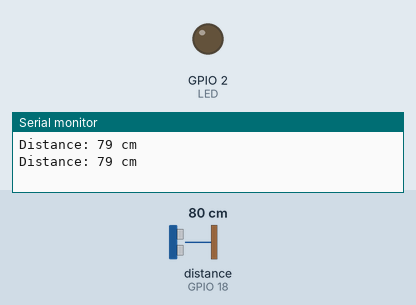
Simulated run of this sketch. Board: ESP32. Parts: output pins drawn as LEDs (lit = HIGH), the last lines printed to the serial monitor. Wiring (inferred from the names in the program): ultrasonic range finder: trigger GPIO 5; echo GPIO 18. The test bench sets the inputs (shaded band); at power-on: distance to the obstacle (sensor on GPIO 18) 80 cm. The echo pulse lasts 58.3 µs per cm; pins used as bus, display or sensor lines are not drawn.

Above: at 1.8 s.
1.9 s: distance to the obstacle (sensor on GPIO 18) set to 17 cm
3.4 s: distance to the obstacle (sensor on GPIO 18) set to 14 cm
At 5.2 s:
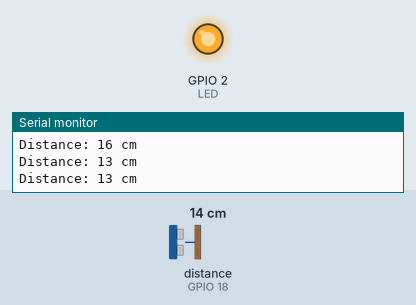
5.5 s: distance to the obstacle (sensor on GPIO 18) set to 18 cm
At 6.9 s:
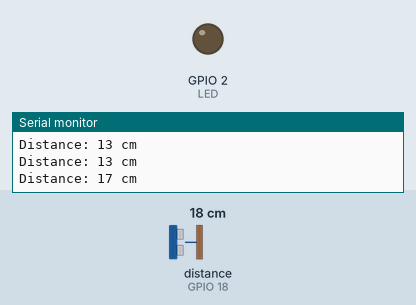
7.5 s: distance to the obstacle (sensor on GPIO 18) set to 2 cm
At 8.5 s:
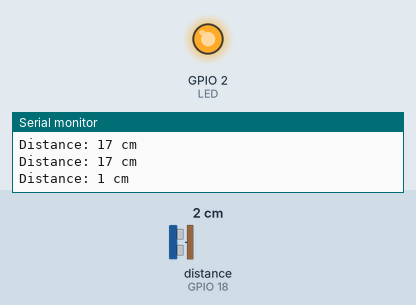
Timing chart, 0 to 10.5 s (numbered marks = the images above; inputs shaded):
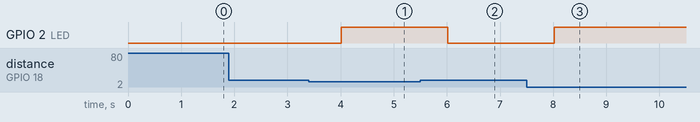

The sketch:

Ultrasonic_PingTest.ino
```cpp
/*
* Ultrasonic Sensor HC-SR04 interfacing with  ESP32
*/

/* Define the names for ESP32 pin for HC-SR04*/
#define trigger_pin 5
#define Echo_pin 18
#define LED 2

long duration;
int distance;

void setup() {
pinMode(trigger_pin, OUTPUT);
pinMode(LED, OUTPUT);
pinMode(Echo_pin, INPUT);
Serial.begin(9600);
}

void loop() {

digitalWrite(trigger_pin, LOW);
delayMicroseconds(2);

digitalWrite(trigger_pin, HIGH);
delayMicroseconds(10);
digitalWrite(trigger_pin, LOW);

duration = pulseIn(Echo_pin, HIGH);
distance= duration*0.034/2;

if ( distance < 15)
digitalWrite(LED, HIGH);
else
digitalWrite(LED, LOW);
Serial.print("Distance: ");
Serial.print(distance);
Serial.println(" cm");
delay(1000);
}
```

Measured:
- the behaviour switches between 16 and 15 cm on distance to the obstacle (sensor on GPIO 18) (found by bisection; images 0 and 1)
- after the input at 3.4 s, GPIO 2 (LED): LOW → HIGH after 0.61 s
- after the input at 5.5 s, GPIO 2 (LED): HIGH → LOW after 0.52 s
- after the input at 7.5 s, GPIO 2 (LED): LOW → HIGH after 0.52 s
